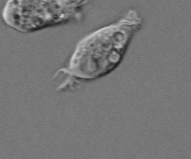
%> input picture Chapter01/cell.png, 191 x 159 px, given in place of cell.tif, which was not available
$ octave example1_4.m   (GNU Octave 9; MATLAB toolbox functions it lacks are replaced by stand-ins)
%> lines starting %> are read from the running program, lines starting %| are printed output that depends on the picture; pictures that were not available may be replaced by others from this repository, and a replacement may not be noted
% Read in images
A = imread('images/cell.tif');
%> A is the input picture: size 159x191 uint8; min 28, max 212, mean 118.2
B = imread('images/spine.tif');
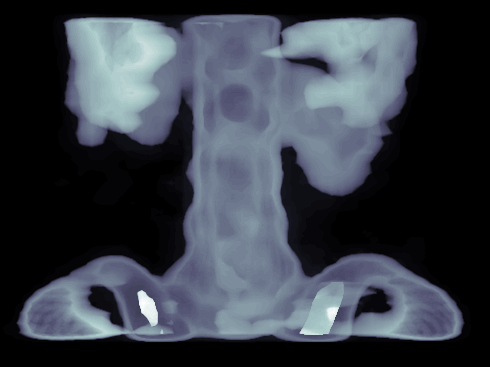
%> input picture Chapter01/images/spine.tif, 490 x 367 px
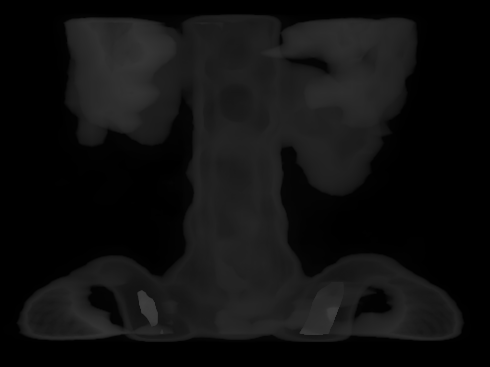
%> B: size 367x490 uint8; min 0, max 63, mean 15.7
C = imread('images/onion.png');
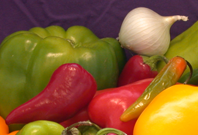
%> input picture Chapter01/images/onion.png, 198 x 135 px
%> C is the input picture: size 135x198x3 uint8; mean R, G, B 137.3, 92.8, 45.3

% Creates a 3 by 1 mosaic of plots
subplot(3, 1, 1); imagesc(A);           % Grey
axis image; axis off; colormap(gray);

subplot(3, 1, 2); imagesc(B);           % False-Colour
axis image; axis off; colormap(jet);

subplot(3, 1, 3); imshow(C);            % Colour
%> after `imshow(C)`:
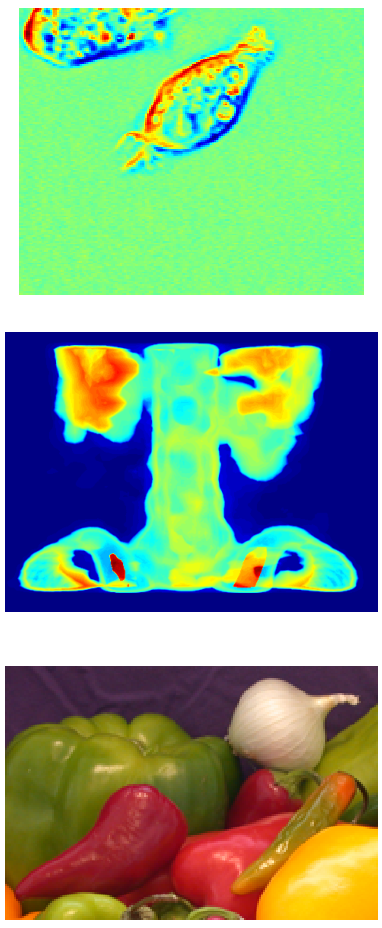
%> figure redrawn from the program's plot data, 3 panels
